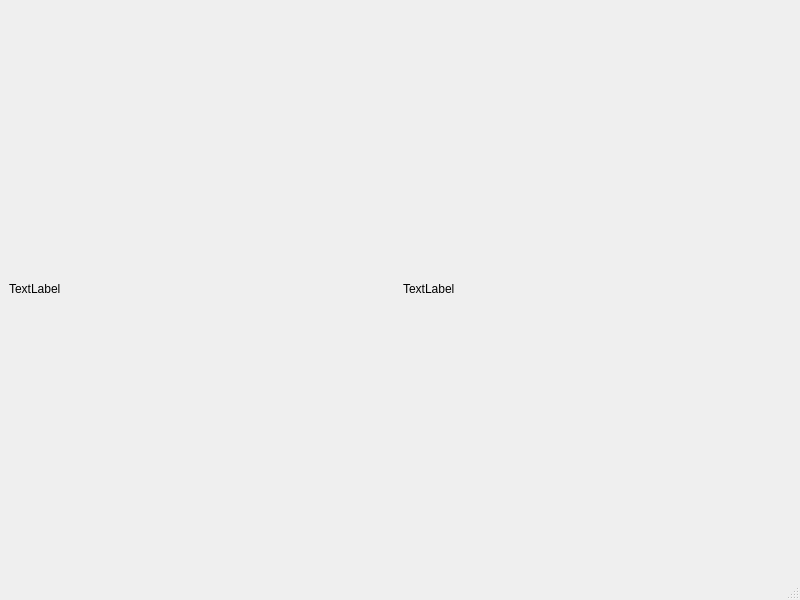
<?xml version="1.0" encoding="UTF-8"?>
<ui version="4.0">
 <class>MainWindow</class>
 <widget class="QMainWindow" name="MainWindow">
  <property name="geometry">
   <rect>
    <x>0</x>
    <y>0</y>
    <width>800</width>
    <height>600</height>
   </rect>
  </property>
  <property name="windowTitle">
   <string>MainWindow</string>
  </property>
  <widget class="QWidget" name="centralwidget">
   <layout class="QHBoxLayout" name="horizontalLayout">
    <item>
     <widget class="QLabel" name="label">
      <property name="text">
       <string>TextLabel</string>
      </property>
     </widget>
    </item>
    <item>
     <widget class="QLabel" name="label_2">
      <property name="text">
       <string>TextLabel</string>
      </property>
     </widget>
    </item>
   </layout>
  </widget>
  <widget class="QMenuBar" name="menubar">
   <property name="geometry">
    <rect>
     <x>0</x>
     <y>0</y>
     <width>800</width>
     <height>24</height>
    </rect>
   </property>
  </widget>
  <widget class="QStatusBar" name="statusbar"/>
 </widget>
 <resources/>
 <connections/>
</ui>
